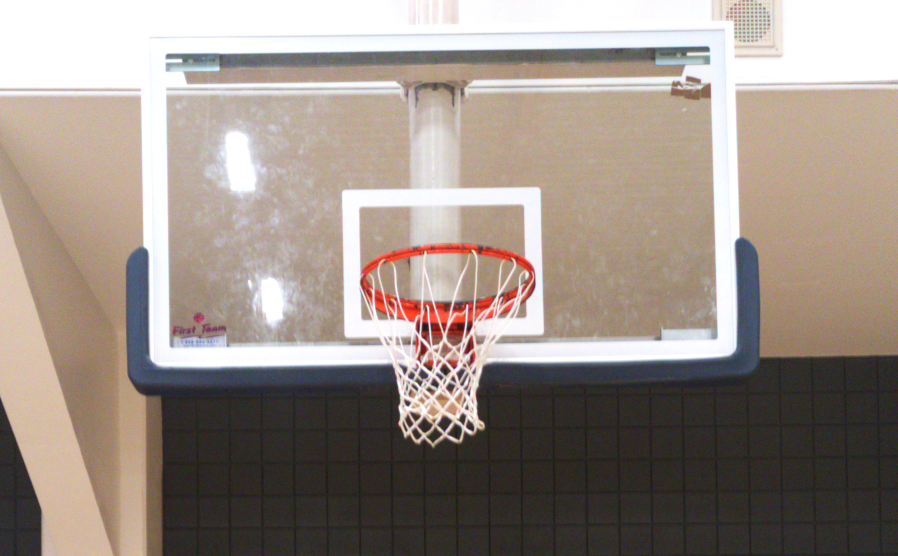
#> input picture ComputerVision/backboard_2.png, 1795 x 1111 px (shown at 1/2 size)
$ python -i import_torch.py   (imports and definitions only)
#> lines starting #> are read from the running program, lines starting #| are printed output that depends on the picture; after the words box and inside, x2 and y2 are one past the last pixel; in counts of white or black regions, pixels touching at a corner belong together
#> further down, picture is the input picture: shape (1111, 1795, 3); mean B, G, R 135, 143.3, 154.9
import cv2
import numpy as np
import math
from ultralytics import YOLO
import time

# Initialize the YOLOv8n model
# model = YOLO('ComputerVision/Saul.pt')
# [1 line not run here, left out]

# [9 lines of commented-out code are left out]


# [1 line that did not run here, left out]


#img_path = 'ComputerVision/6.png'
#og_Image = cv2.imread(img_path)

# [3 lines not run here, left out]


sensor_width_mm = 8.0  # From the provided specifications
sensor_height_mm = 6.0  # From the provided specifications
camera_fov_degrees_h = 78.0  # From the provided specifications
known_rim_width_mm = 457.2  # Known width of an NBA-regulated basketball rim in millimeters


# [79 lines left out: functions calculate_distance_to_rim, calculate_angle_between_points, detect_and_crop_object, not called in this run]


def find_backboard_width(img):
    """
    Finds the width of the backboard in the image.
    """
    resized = img.copy()
    gray = cv2.cvtColor(resized, cv2.COLOR_BGR2GRAY)
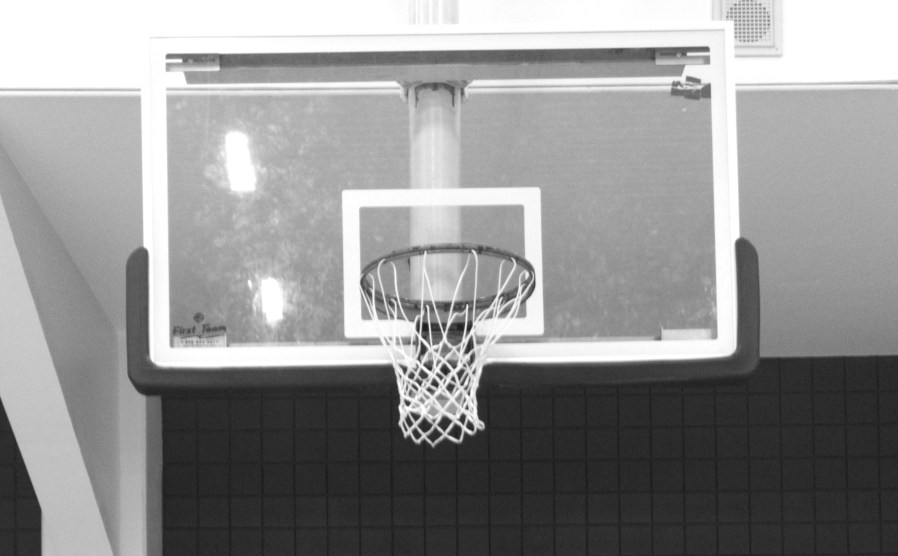
#> gray: shape (1111, 1795) (shown at 1/2 size); min 18, max 255, mean 145.8
    blurred = cv2.GaussianBlur(gray, (5, 5), 0)
    _, thresh = cv2.threshold(blurred, 0, 255, cv2.THRESH_BINARY_INV + cv2.THRESH_OTSU)
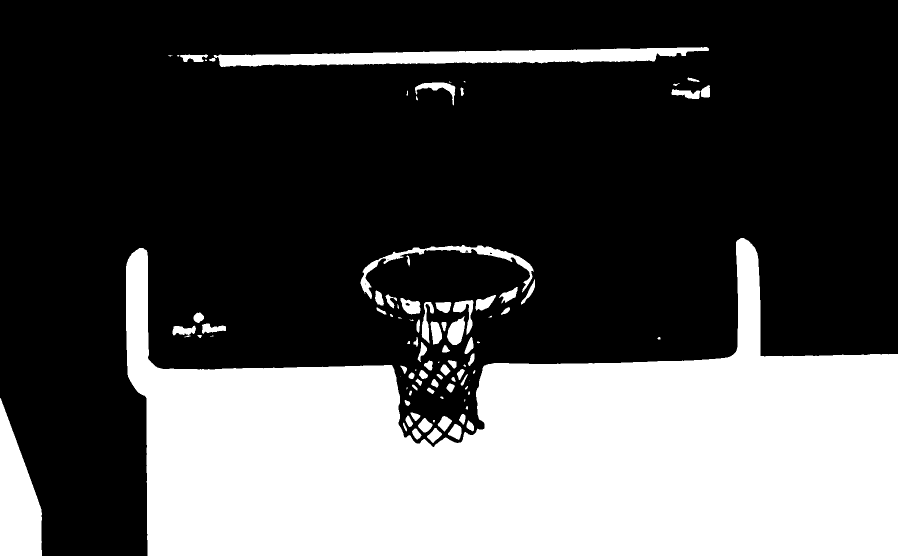
#> thresh: shape (1111, 1795) (shown at 1/2 size); 32.1% white; 94 white regions (18 under 20 px), largest, box (x1, y1, x2, y2) and area: (252, 476, 1795, 1111) 576918, (427, 94, 1418, 134) 21740, (0, 796, 84, 1111) 17113

    thresh = cv2.dilate(thresh, None, iterations=2)
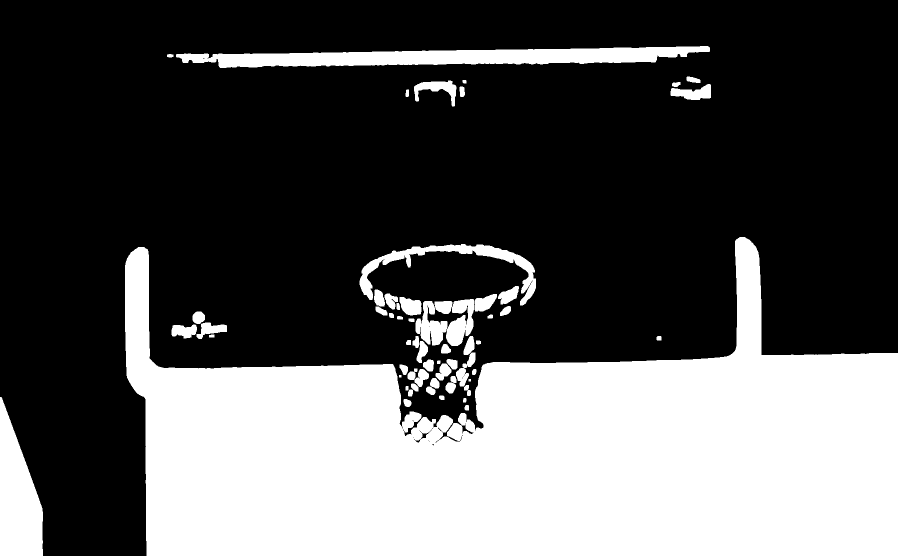
#> thresh: shape (1111, 1795) (shown at 1/2 size); 33.6% white; 57 white regions, largest, box (x1, y1, x2, y2) and area: (250, 474, 1795, 1111) 588958, (352, 92, 1420, 136) 27417, (0, 794, 86, 1111) 17927
    thresh = cv2.erode(thresh, None, iterations=1)
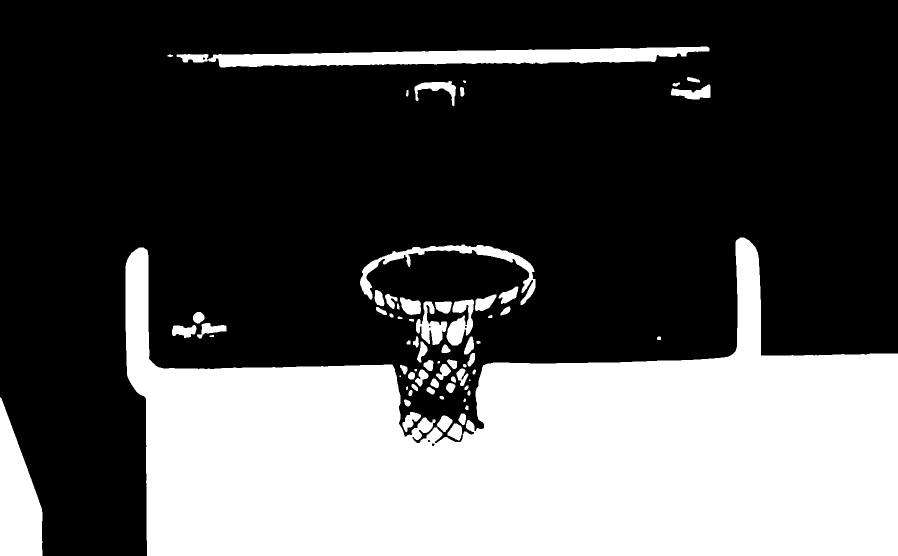
#> thresh: shape (1111, 1795) (shown at 1/2 size); 32.8% white; 68 white regions (2 under 20 px)

    contours, _ = cv2.findContours(image=thresh, mode=cv2.RETR_TREE, method=cv2.CHAIN_APPROX_SIMPLE)
#> contours = 73 contours, 9 with area under 20; largest, box (x1, y1, x2, y2) and area: (251, 475, 1795, 1111) 580414, (353, 93, 1419, 135) 23898, (0, 795, 85, 1111) 17162, (720, 489, 1071, 610) 6049, (893, 599, 948, 691) 2694

    contours = contours[1:]
#> contours = 72 contours, 9 with area under 20; largest, box (x1, y1, x2, y2) and area: (251, 475, 1795, 1111) 580414, (353, 93, 1419, 135) 23898, (0, 795, 85, 1111) 17162, (720, 489, 1071, 610) 6049, (893, 599, 948, 691) 2694

    for i, contour in enumerate(contours):
        # Make a copy of the original image
        image_copy = img.copy()

        # Draw the current contour on the image copy
        cv2.drawContours(image=image_copy, contours=[contour], contourIdx=-1, color=(255, 0, 0), thickness=cv2.FILLED, lineType=cv2.LINE_AA)

        # Save the image with the drawn contour
        cv2.imwrite(f'contour_{i+1}.jpg', image_copy)

        # Display the image copy with the drawn contour
        cv2.imshow(f'Contour {i+1}', image_copy)
        cv2.waitKey(0)
#> this loop made 1 pass

    cv2.destroyAllWindows()

    largest_contour = max(contours, key=cv2.contourArea)

    image_copy = resized.copy()
    cv2.drawContours(image=image_copy, contours=[largest_contour], contourIdx=-1, color=(255, 0, 0), thickness=cv2.FILLED, lineType=cv2.LINE_AA)
    cv2.imwrite('contours_none_image1.jpg', image_copy)

    epsilon = 0.01 * cv2.arcLength(largest_contour, True)
    approx = cv2.approxPolyDP(largest_contour, epsilon, True)

    image_copy = resized.copy()
    cv2.drawContours(image=image_copy, contours=[approx], contourIdx=-1, color=(0, 255, 0), thickness=cv2.FILLED, lineType=cv2.LINE_AA)
    cv2.imwrite('contours_none_image2.jpg', image_copy)

    largest_contour = cv2.convexHull(approx)

    image_copy = resized.copy()
    cv2.drawContours(image=image_copy, contours=[largest_contour], contourIdx=-1, color=(0, 0, 255), thickness=cv2.FILLED, lineType=cv2.LINE_AA)
    cv2.imwrite('contours_none_image3.jpg', image_copy)

    x, y, width, height = cv2.boundingRect(largest_contour)

    return width

# [117 lines left out: functions find_basketball_hoop_width, main, not called in this run]


# [2 lines not run here, left out]

>>> import cv2
>>> picture = cv2.imread('backboard_2.png')
#> (the run stopped early here; a loop or call above may not have finished)

$ run again, on ComputerVision/backboard_3.png
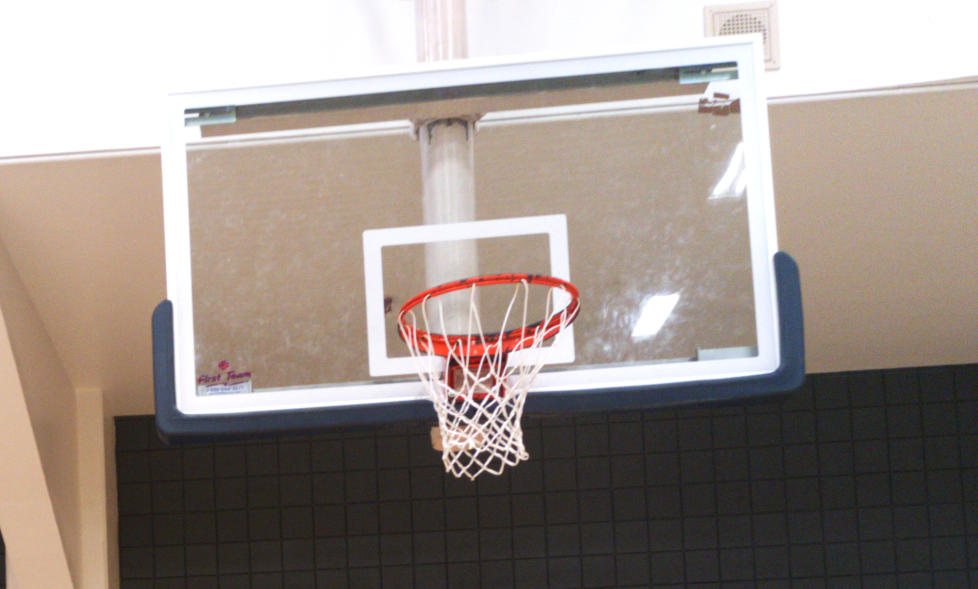
#> input picture ComputerVision/backboard_3.png, 1955 x 1177 px (shown at 1/2 size)
#> picture is the input picture: shape (1177, 1955, 3); mean B, G, R 137, 143.7, 154.8
#> in find_backboard_width, `_, thresh = cv2.threshold(blurred, 0, 255, cv2.THRESH_BINARY_INV + cv2..`:
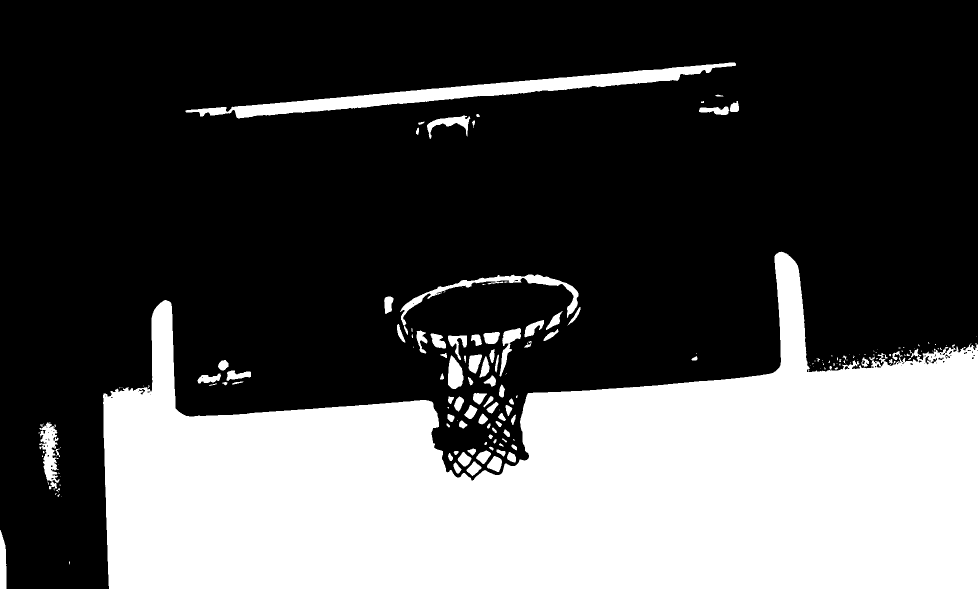
#> thresh: shape (1177, 1955) (shown at 1/2 size); 32.4% white; 177 white regions (87 under 20 px), largest, box (x1, y1, x2, y2) and area: (206, 503, 1955, 1177) 690544, (371, 125, 1472, 237) 23648, (800, 549, 1157, 670) 4673
#> in find_backboard_width, `thresh = cv2.erode(thresh, None, iterations=1)`:
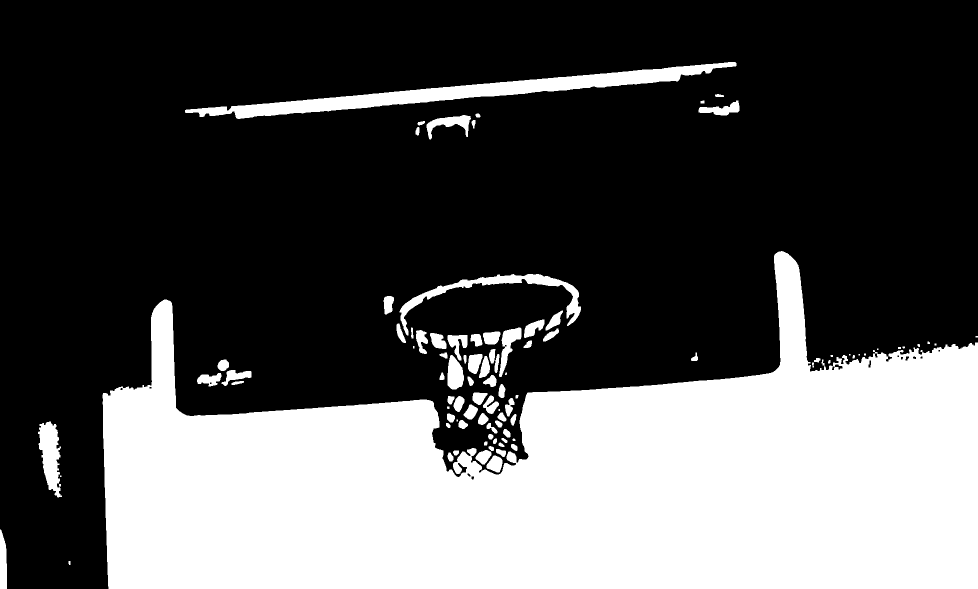
#> thresh: shape (1177, 1955) (shown at 1/2 size); 33.2% white; 92 white regions (13 under 20 px)
#> in find_backboard_width, `contours, _ = cv2.findContours(image=thresh, mode=cv2.RETR_TREE, metho..`: contours = 108 contours, 26 with area under 20; largest, box (x1, y1, x2, y2) and area: (205, 502, 1955, 1177) 697242, (370, 124, 1473, 238) 25124, (799, 548, 1162, 671) 6133, (76, 843, 124, 995) 4114, (998, 655, 1043, 754) 1644
#> in find_backboard_width, `contours = contours[1:]`: contours = 107 contours, 25 with area under 20; largest, box (x1, y1, x2, y2) and area: (205, 502, 1955, 1177) 697242, (370, 124, 1473, 238) 25124, (799, 548, 1162, 671) 6133, (76, 843, 124, 995) 4114, (998, 655, 1043, 754) 1644
#> the loop in find_backboard_width, `for i, contour in enumerate(contours):` made 1 pass

$ run again, on ComputerVision/backboard_4.png
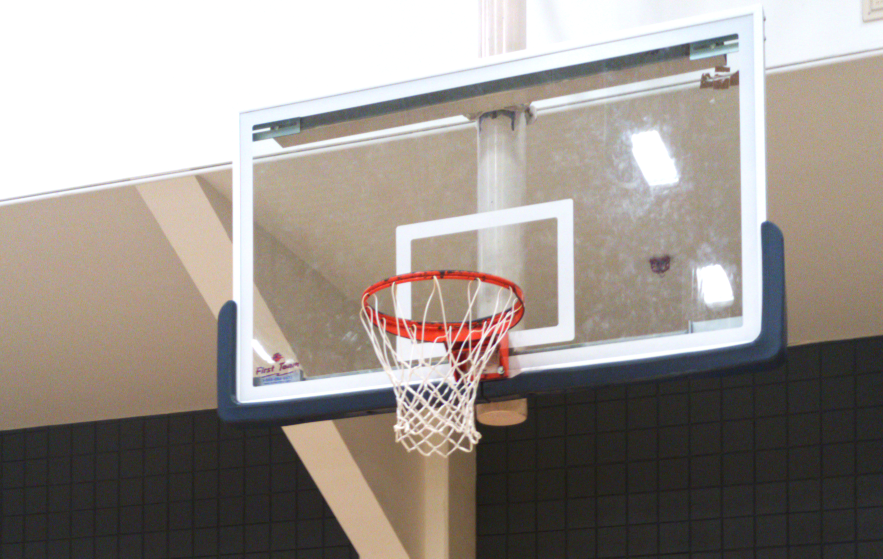
#> input picture ComputerVision/backboard_4.png, 1765 x 1117 px (shown at 1/2 size)
#> picture is the input picture: shape (1117, 1765, 3); mean B, G, R 140.9, 147.4, 154.7
#> in find_backboard_width, `_, thresh = cv2.threshold(blurred, 0, 255, cv2.THRESH_BINARY_INV + cv2..`:
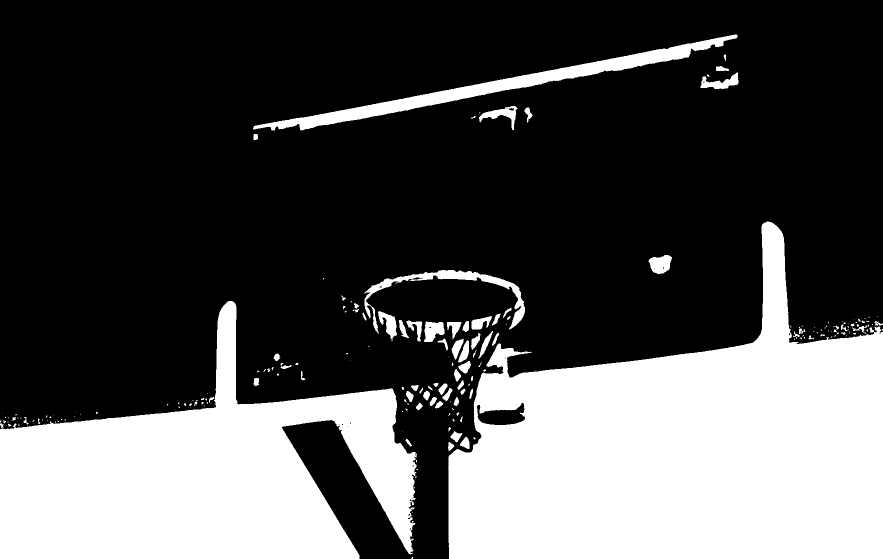
#> thresh: shape (1117, 1765) (shown at 1/2 size); 31.5% white; 208 white regions (122 under 20 px), largest, box (x1, y1, x2, y2) and area: (896, 443, 1765, 1117) 353584, (0, 602, 834, 1117) 223059, (506, 69, 1475, 261) 21521
#> in find_backboard_width, `thresh = cv2.erode(thresh, None, iterations=1)`:
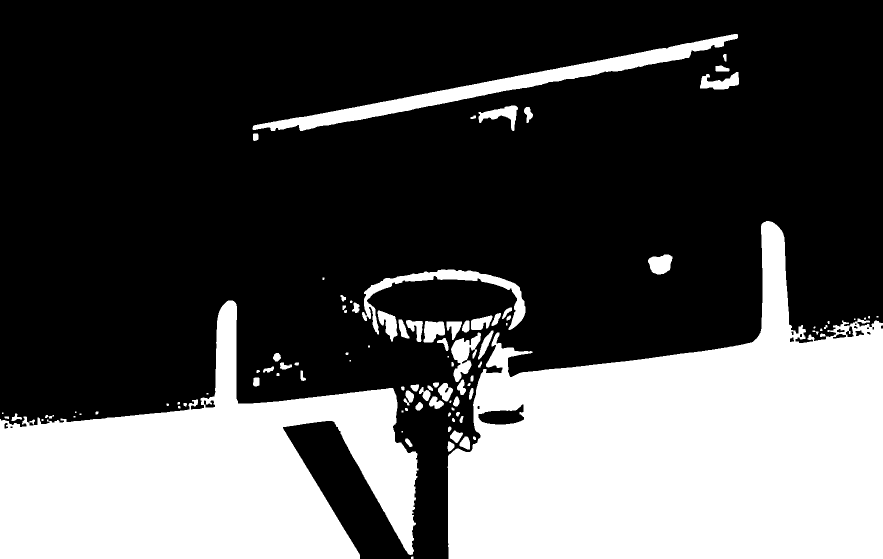
#> thresh: shape (1117, 1765) (shown at 1/2 size); 32.4% white; 100 white regions (20 under 20 px)
#> in find_backboard_width, `contours, _ = cv2.findContours(image=thresh, mode=cv2.RETR_TREE, metho..`: contours = 119 contours, 32 with area under 20; largest, box (x1, y1, x2, y2) and area: (895, 442, 1765, 1117) 359855, (0, 601, 837, 1117) 226058, (505, 68, 1476, 262) 22952, (724, 539, 1051, 669) 6775, (902, 665, 962, 764) 2498
#> in find_backboard_width, `contours = contours[1:]`: contours = 118 contours, 31 with area under 20; largest, box (x1, y1, x2, y2) and area: (895, 442, 1765, 1117) 359855, (0, 601, 837, 1117) 226058, (505, 68, 1476, 262) 22952, (724, 539, 1051, 669) 6775, (902, 665, 962, 764) 2498
#> the loop in find_backboard_width, `for i, contour in enumerate(contours):` made 1 pass

$ run again, on ComputerVision/backboard_5.png
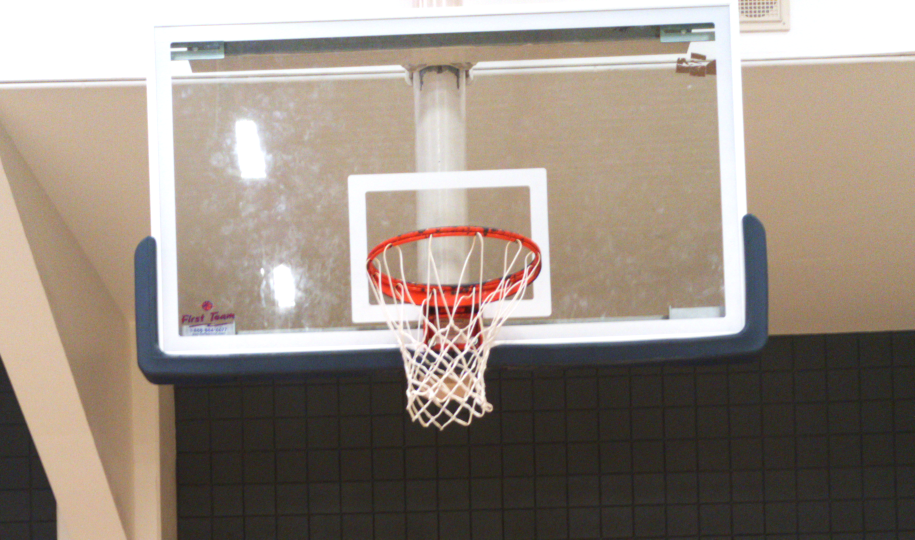
#> input picture ComputerVision/backboard_5.png, 1830 x 1079 px (shown at 1/2 size)
#> picture is the input picture: shape (1079, 1830, 3); mean B, G, R 128.3, 139, 150.5
#> in find_backboard_width, `_, thresh = cv2.threshold(blurred, 0, 255, cv2.THRESH_BINARY_INV + cv2..`:
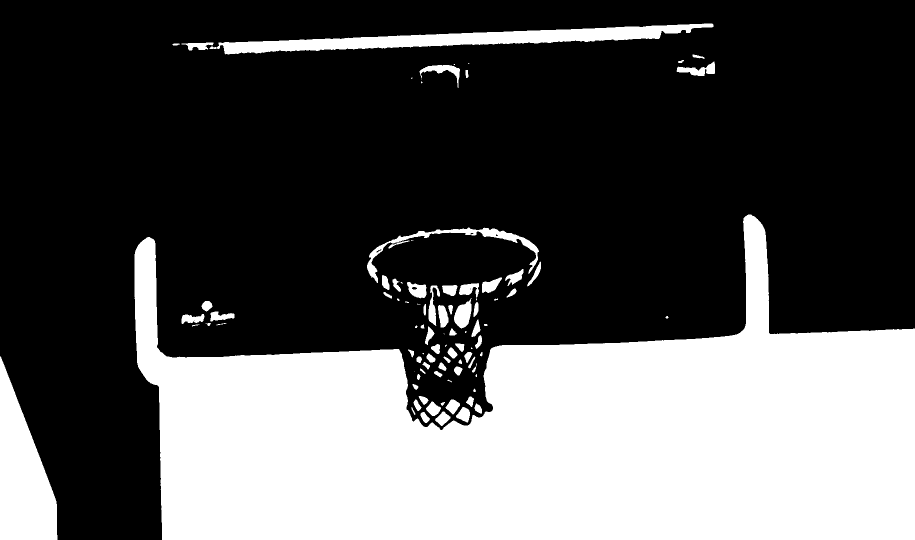
#> thresh: shape (1079, 1830) (shown at 1/2 size); 33.4% white; 92 white regions (20 under 20 px), largest, box (x1, y1, x2, y2) and area: (269, 429, 1830, 1079) 588256, (0, 713, 115, 1079) 25417, (419, 47, 1427, 109) 22051
#> in find_backboard_width, `thresh = cv2.erode(thresh, None, iterations=1)`:
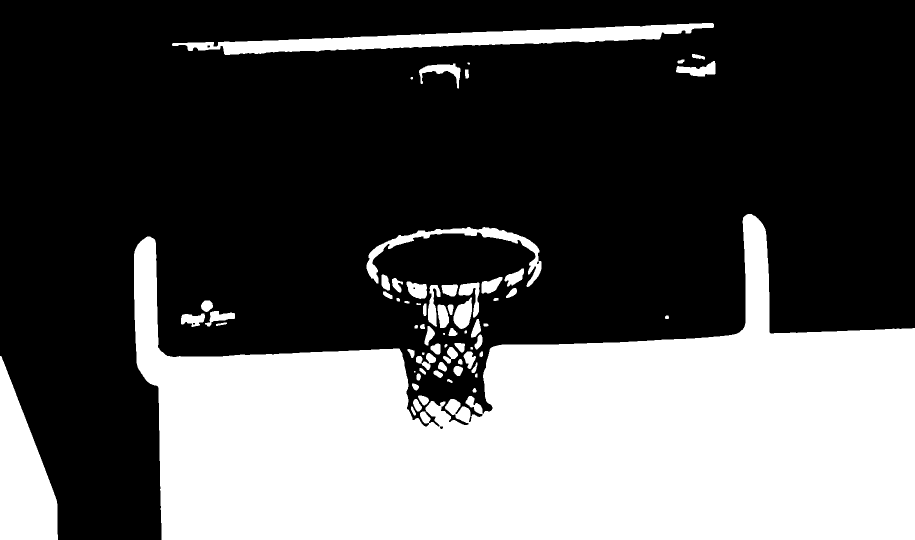
#> thresh: shape (1079, 1830) (shown at 1/2 size); 34.1% white; 68 white regions (3 under 20 px)
#> in find_backboard_width, `contours, _ = cv2.findContours(image=thresh, mode=cv2.RETR_TREE, metho..`: contours = 74 contours, 10 with area under 20; largest, box (x1, y1, x2, y2) and area: (268, 428, 1830, 1079) 592772, (0, 712, 116, 1079) 25474, (344, 46, 1428, 110) 24197, (733, 454, 1083, 574) 5922, (907, 595, 944, 658) 1472
#> in find_backboard_width, `contours = contours[1:]`: contours = 73 contours, 10 with area under 20; largest, box (x1, y1, x2, y2) and area: (268, 428, 1830, 1079) 592772, (0, 712, 116, 1079) 25474, (344, 46, 1428, 110) 24197, (733, 454, 1083, 574) 5922, (907, 595, 944, 658) 1472
#> the loop in find_backboard_width, `for i, contour in enumerate(contours):` made 1 pass
